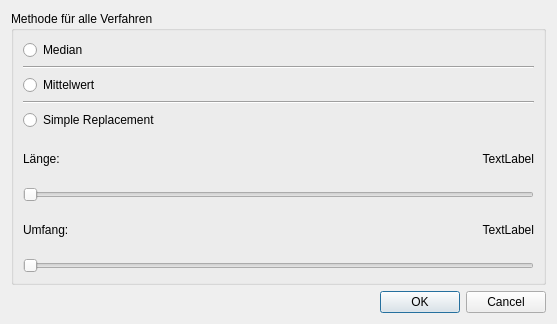
<?xml version="1.0" encoding="UTF-8"?>
<ui version="4.0">
 <class>Dialog</class>
 <widget class="QDialog" name="Dialog">
  <property name="geometry">
   <rect>
    <x>0</x>
    <y>0</y>
    <width>557</width>
    <height>324</height>
   </rect>
  </property>
  <property name="windowTitle">
   <string>Weitere Einstellungen für Korrekturalgorithmus</string>
  </property>
  <layout class="QVBoxLayout" name="verticalLayout_2">
   <item>
    <widget class="QGroupBox" name="groupBox">
     <property name="title">
      <string>Methode für alle Verfahren</string>
     </property>
     <layout class="QVBoxLayout" name="verticalLayout">
      <item>
       <widget class="QRadioButton" name="radioButton">
        <property name="text">
         <string>Median</string>
        </property>
       </widget>
      </item>
      <item>
       <widget class="Line" name="line">
        <property name="orientation">
         <enum>Qt::Horizontal</enum>
        </property>
       </widget>
      </item>
      <item>
       <widget class="QRadioButton" name="radioButton_2">
        <property name="text">
         <string>Mittelwert</string>
        </property>
       </widget>
      </item>
      <item>
       <widget class="Line" name="line_2">
        <property name="orientation">
         <enum>Qt::Horizontal</enum>
        </property>
       </widget>
      </item>
      <item>
       <widget class="QRadioButton" name="radioButton_3">
        <property name="text">
         <string>Simple Replacement</string>
        </property>
       </widget>
      </item>
      <item>
       <layout class="QHBoxLayout" name="horizontalLayout">
        <item>
         <widget class="QLabel" name="label">
          <property name="text">
           <string>Länge:</string>
          </property>
         </widget>
        </item>
        <item>
         <widget class="QLabel" name="label_2">
          <property name="text">
           <string>TextLabel</string>
          </property>
          <property name="alignment">
           <set>Qt::AlignRight|Qt::AlignTrailing|Qt::AlignVCenter</set>
          </property>
         </widget>
        </item>
       </layout>
      </item>
      <item>
       <widget class="QSlider" name="horizontalSlider">
        <property name="enabled">
         <bool>true</bool>
        </property>
        <property name="orientation">
         <enum>Qt::Horizontal</enum>
        </property>
       </widget>
      </item>
      <item>
       <layout class="QHBoxLayout" name="horizontalLayout_2">
        <item>
         <widget class="QLabel" name="label_3">
          <property name="text">
           <string>Umfang:</string>
          </property>
         </widget>
        </item>
        <item>
         <widget class="QLabel" name="label_4">
          <property name="text">
           <string>TextLabel</string>
          </property>
          <property name="alignment">
           <set>Qt::AlignRight|Qt::AlignTrailing|Qt::AlignVCenter</set>
          </property>
         </widget>
        </item>
       </layout>
      </item>
      <item>
       <widget class="QSlider" name="horizontalSlider_2">
        <property name="enabled">
         <bool>true</bool>
        </property>
        <property name="orientation">
         <enum>Qt::Horizontal</enum>
        </property>
       </widget>
      </item>
     </layout>
    </widget>
   </item>
   <item>
    <widget class="QDialogButtonBox" name="buttonBox">
     <property name="orientation">
      <enum>Qt::Horizontal</enum>
     </property>
     <property name="standardButtons">
      <set>QDialogButtonBox::Cancel|QDialogButtonBox::Ok</set>
     </property>
    </widget>
   </item>
  </layout>
 </widget>
 <resources/>
 <connections>
  <connection>
   <sender>buttonBox</sender>
   <signal>accepted()</signal>
   <receiver>Dialog</receiver>
   <slot>accept()</slot>
   <hints>
    <hint type="sourcelabel">
     <x>248</x>
     <y>254</y>
    </hint>
    <hint type="destinationlabel">
     <x>157</x>
     <y>274</y>
    </hint>
   </hints>
  </connection>
  <connection>
   <sender>buttonBox</sender>
   <signal>rejected()</signal>
   <receiver>Dialog</receiver>
   <slot>reject()</slot>
   <hints>
    <hint type="sourcelabel">
     <x>316</x>
     <y>260</y>
    </hint>
    <hint type="destinationlabel">
     <x>286</x>
     <y>274</y>
    </hint>
   </hints>
  </connection>
 </connections>
</ui>
